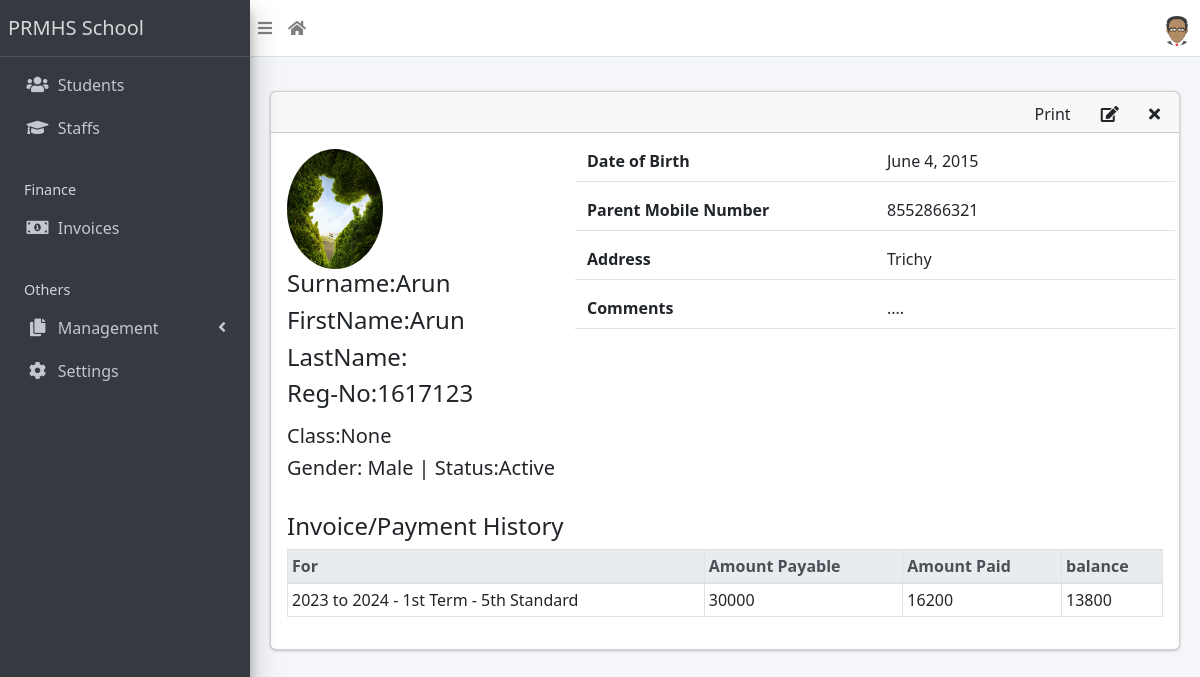
The app's page /student/14/ (signed in) with its own data.
### apps/students/models.py (models this page shows, shortened)
class Student(models.Model):
    STATUS_CHOICES = [("active", "Active"), ("inactive", "Inactive")]
    GENDER_CHOICES = [("male", "Male"), ("female", "Female")]
    current_status = models.CharField(
        max_length=10, choices=STATUS_CHOICES, default="active"
    )
    registration_number = models.CharField(max_length=200, unique=True)
    surname = models.CharField(max_length=200)
    firstname = models.CharField(max_length=200)
    other_name = models.CharField(max_length=200, blank=True)
    gender = models.CharField(max_length=10, choices=GENDER_CHOICES, default="male")
    date_of_birth = models.DateField(default=timezone.now)
    current_class = models.ForeignKey(
        StudentClass, on_delete=models.SET_NULL, blank=True, null=True
    )
    date_of_admission = models.DateField(default=timezone.now)
    mobile_num_regex = RegexValidator(
        regex="^[0-9]{10,15}$", message="Entered mobile number isn't in a right format!"
    )
    parent_mobile_number = models.CharField(
        validators=[mobile_num_regex], max_length=13, blank=True
    )
    address = models.TextField(blank=True)
    others = models.TextField(blank=True)
    passport = models.ImageField(blank=True, upload_to="students/passports/")
    class Meta:
        ordering = ["surname", "firstname", "other_name"]

### apps/finance/models.py (models this page shows, shortened)
class Invoice(models.Model):
    student = models.ForeignKey(Student, on_delete=models.CASCADE)
    session = models.ForeignKey(AcademicSession, on_delete=models.CASCADE)
    term = models.ForeignKey(AcademicTerm, on_delete=models.CASCADE)
    class_for = models.ForeignKey(StudentClass, on_delete=models.CASCADE)
    balance_from_previous_term = models.IntegerField(default=0)
    status = models.CharField(
        max_length=20,
        choices=[("active", "Active"), ("closed", "Closed")],
        default="active",
    )
    passport = models.ImageField(upload_to='passports/', null=True, blank=True)
    date = models.DateTimeField(auto_now_add=True,)
    class Meta:
        ordering = ["student", "term"]
    def balance(self):
        payable = self.total_amount_payable()
        paid = self.total_amount_paid()
        return payable - paid
    def amount_payable(self):
        items = InvoiceItem.objects.filter(invoice=self)
        total = 0
        for item in items:
            total += item.amount
        return total
    def total_amount_payable(self):
        return self.balance_from_previous_term + self.amount_payable()
    def total_amount_paid(self):
        receipts = Receipt.objects.filter(invoice=self)
        amount = 0
        for receipt in receipts:
            amount += receipt.amount_paid
        return amount

class InvoiceItem(models.Model):
    invoice = models.ForeignKey(Invoice, on_delete=models.CASCADE)
    description = models.CharField(max_length=200)
    amount = models.IntegerField()

class Receipt(models.Model):
    invoice = models.ForeignKey(Invoice, on_delete=models.CASCADE)
    amount_paid = models.IntegerField()
    date_paid = models.DateField(default=timezone.now)
    comment = models.CharField(max_length=200, blank=True)

### apps/corecode/models.py (models this page shows)
class AcademicSession(models.Model):
    name = models.CharField(max_length=200, unique=True)
    current = models.BooleanField(default=True)
    class Meta:
        ordering = ["-name"]
    def __str__(self):
        return self.name

class AcademicTerm(models.Model):
    name = models.CharField(max_length=20, unique=True)
    current = models.BooleanField(default=True)
    class Meta:
        ordering = ["name"]
    def __str__(self):
        return self.name

class StudentClass(models.Model):
    name = models.CharField(max_length=200, unique=True)
    class Meta:
        verbose_name = "Class"
        verbose_name_plural = "Classes"
        ordering = ["name"]
    def __str__(self):
        return self.name

### apps/students/views.py (the view)
# urls.py: path("<int:pk>/", StudentDetailView.as_view(), name="student-detail"),
class StudentDetailView(LoginRequiredMixin, DetailView):
    model = Student
    template_name = "students/student_detail.html"
    def get_context_data(self, **kwargs):
        context = super(StudentDetailView, self).get_context_data(**kwargs)
        context["payments"] = Invoice.objects.filter(student=self.object)
        return context

### apps/corecode/context_processors.py (called while the page is built)
def site_defaults(request):
    current_session = AcademicSession.objects.get(current=True)
    current_term = AcademicTerm.objects.get(current=True)
    vals = SiteConfig.objects.all()
    contexts = {
        "current_session": current_session.name,
        "current_term": current_term.name,
    }
    for val in vals:
        contexts[val.key] = val.value
    return contexts

### apps/students/templates/students/student_detail.html
{% extends 'base.html' %}
{% load static %}
{% block content-header %}
<div class="card-header">
  <div class="card-tools">
    <a href="#" class="btn btn-tool">Print</a>
    <a href="{% url 'student-update' object.id %}" class="btn btn-tool">
      <i class="fas fa-edit"></i>
    </a>
    <a href="{% url 'student-delete' object.id %}" class="btn btn-tool">
      <i class="fas fa-times"></i>
    </a>
  </div>
</div>
{% endblock content-header %}
{% block content %}
    <div class="row mb-4">
      <div class="col-sm-4">
        <div class="row mb-2">
          {% if object.passport %}
            <img
              src="{{ object.passport.url }}"
              class="float-left rounded-circle mr-3" style="width: 120px; height: 120px;">
          {% else %}
            <img
              src="{% static 'dist/img/avatar.png' %}"
              class="float-left rounded-circle mr-3" style="width: 120px; height: 120px;">
          {% endif %}
          <div class="float-right">
            <h4>Surname:{{ object.surname }} </h4>
            <h4>FirstName:{{ object.firstname }} </h4>
            <h4>LastName:{{ object.other_name }} </h4>
            <h4>Reg-No:{{ object.registration_number }} </h4>
          </div>
        </div>
        <h5>Class:{{ object.current_class }} </h5>
        <h5>Gender: {{ object.get_gender_display }} | Status:{{ object.get_current_status_display }}</h5>
      </div>
      <div class="col-sm-8">
        <div>
          <div class="form-group border-bottom row">
            <label class="col">
              Date of Birth
            </label>
            <div class="col">
              {{ object.date_of_birth }}
            </div>
          </div>
          <div class="form-group border-bottom row">
            <label class="col">
              Parent Mobile Number
            </label>
            <div class="col">
              {{ object.parent_mobile_number}}
            </div>
          </div>
          <div class="form-group border-bottom row">
            <label class="col">
              Address
            </label>
            <div class="col">
              {{ object.address }}
            </div>
          </div>
          <div class="form-group border-bottom row">
            <label class="col">
              Comments
            </label>
            <div class="col">
              {{ object.others }}
            </div>
          </div>
        </div>
      </div>
    </div>
    <h4>Invoice/Payment History</h4>
    {% if payments %}
      <table class="table table-sm table-bordered table-hover">
        <thead class="thead-light">
          <tr>
            <th>For</th>
            <th>Amount Payable</th>
            <th>Amount Paid</th>
            <th>balance</th>
          </tr>
        </thead>
        <tbody>
          {% for payment in payments %}
            <tr class='clickable-row' data-href="{% url 'invoice-detail' payment.id %}">
              <td>{{payment.session}} - {{payment.term}} - {{ payment.class_for}}</td>
              <td>{{payment.total_amount_payable}}</td>
              <td>{{payment.total_amount_paid}}</td>
              <td>{{payment.balance}}</td>
            </tr>
          {% endfor %}
        </tbody>
      </table>
    {% else %}
        <p>There are no payment history for {{object}}</p>
    {% endif %}
{% endblock content %}

### records on screen
Student: passport (picture), surname "Arun", firstname "Arun", registration_number "1617123", current_class "None", gender "Male", current_status "Active", date_of_birth "June 4, 2015", parent_mobile_number "8552866321", address "Trichy", others "...."
Invoice: session "2023 to 2024", term "1st Term", class_for "5th Standard", total_amount_payable "30000", total_amount_paid "16200", balance "13800"

### other values on screen
{{ School_name | default:"PRMHS School" }} "PRMHS School"
